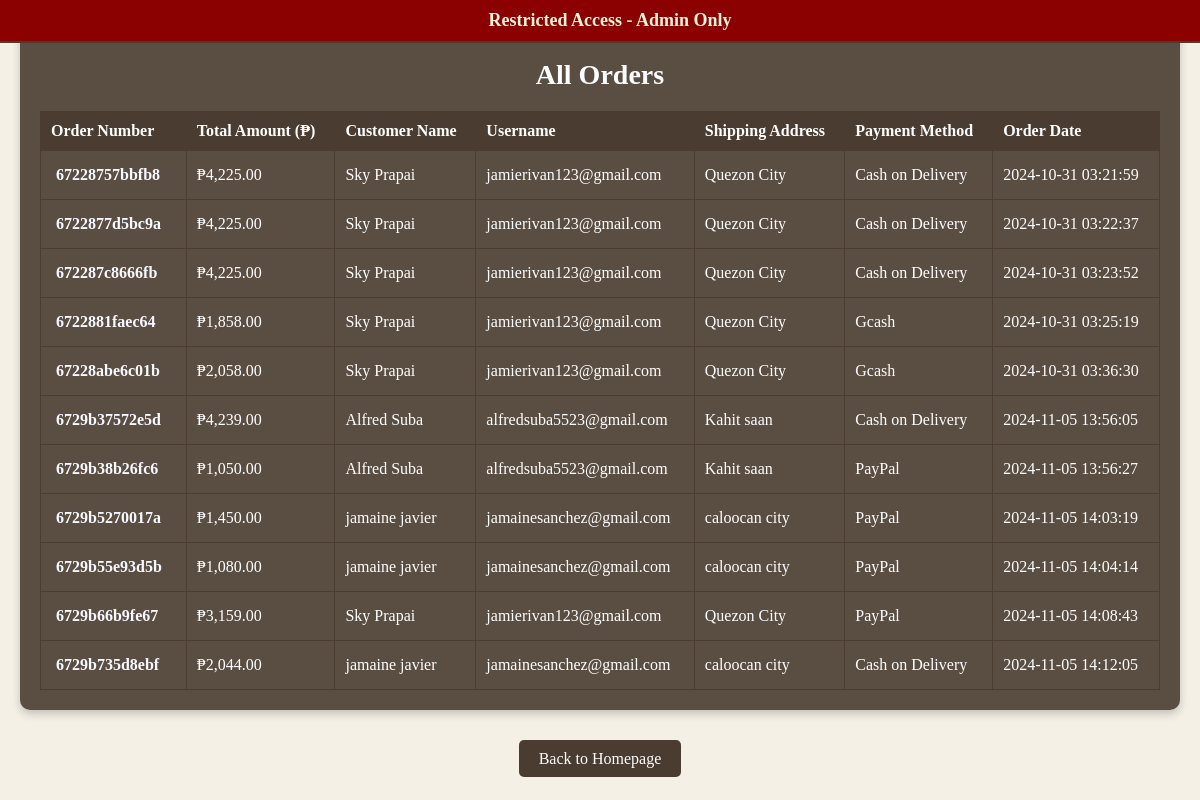
/WBDV_GRP7/adminaccess_orders.php (signed in), run on the app's committed database.
### tables this page shows
CREATE TABLE `orders` (
  `order_id` int(11) NOT NULL auto_increment,
  `user_id` int(11) NOT NULL,
  `order_number` varchar(20) NOT NULL,
  `total_price` decimal(10,2) NOT NULL,
  `payment_method` varchar(20) NOT NULL,
  `order_date` timestamp NOT NULL default CURRENT_TIMESTAMP,
  `address` varchar(255) default NULL,
  PRIMARY KEY  (`order_id`),
  UNIQUE KEY `order_number` (`order_number`),
  KEY `user_id` (`user_id`)
);

CREATE TABLE `users` (
  `id` int(11) NOT NULL auto_increment,
  `firstname` varchar(255) NOT NULL,
  `lastname` varchar(255) NOT NULL,
  `username` varchar(50) NOT NULL,
  `address` varchar(50) NOT NULL,
  `gender` varchar(50) NOT NULL,
  `birthdate` date NOT NULL,
  `phone_number` varchar(255) NOT NULL,
  `password` varchar(255) NOT NULL,
  `profile_picture` varchar(255) NOT NULL,
  `account_status` enum('Active','Pending','Deactivated') default 'Pending',
  `role` enum('member','admin') NOT NULL default 'member',
  PRIMARY KEY  (`id`)
);

### WBDV_GRP7/adminaccess_orders.php (the view, shortened to what this page needs)
<?php
include 'db_connection.php';
$sql_orders = "SELECT orders.order_number, orders.total_price, orders.address, orders.payment_method, orders.order_date,
               users.firstname, users.lastname, users.username
               FROM orders
               JOIN users ON orders.user_id = users.id";
$stmt_orders = $conn->prepare($sql_orders);
$stmt_orders->execute();
$stmt_orders->store_result();
$stmt_orders->bind_result($order_number, $total_price, $address, $payment_method, $order_date, $firstname, $lastname, $username);
?>
<!DOCTYPE html>
<html lang="en">
<head>
    <link rel="stylesheet" href="admin_styles.css">
</head>
<body>
<body class="<?php echo (isset($_SESSION['role']) && $_SESSION['role'] === 'admin') ? 'admin' : ''; ?>">
    <?php if (isset($_SESSION['role']) && $_SESSION['role'] === 'admin'): ?>
        <div class="admin-banner">
            Restricted Access - Admin Only
        </div>
    <?php endif; ?>
    <div class="admin-container">
        <h1>All Orders</h1>
        <?php if ($stmt_orders->num_rows > 0): ?>
            <table>
                <thead>
                    <tr>
                        <th>Order Number</th>
                        <th>Total Amount (₱)</th>
                        <th>Customer Name</th>
                        <th>Username</th>
                        <th>Shipping Address</th>
                        <th>Payment Method</th>
                        <th>Order Date</th>
                    </tr>
                </thead>
                <tbody>
                    <?php while ($stmt_orders->fetch()): ?>
                        <tr>
                            <td><a href="javascript:void(0);" onclick="showOrderDetails('<?php echo $order_number; ?>')"><?php echo htmlspecialchars($order_number); ?></a></td>
                            <td>₱<?php echo htmlspecialchars(number_format($total_price, 2)); ?></td>
                            <td><?php echo htmlspecialchars($firstname . ' ' . $lastname); ?></td>
                            <td><?php echo htmlspecialchars($username); ?></td>
                            <td><?php echo htmlspecialchars($address); ?></td>
                            <td><?php echo htmlspecialchars($payment_method); ?></td>
                            <td><?php echo htmlspecialchars($order_date); ?></td>
                        </tr>
                    <?php endwhile; ?>
                </tbody>
            </table>
        <?php else: ?>
            <p>No orders found.</p>
        <?php endif; ?>
    </div>
<div class="buttons">
        <a href="homepage.php" class="button">Back to Homepage</a>
    </div>
</body>
</html>

### WBDV_GRP7/admin_styles.css (style rules this page uses)
body { font-family: 'Georgia', serif; background-color: #f4f0e6; background-image: url('https://64.media.tumblr.com/c25d3b2f64c96184584b831fba6bb0e2/tumblr_oyfsbzUOey1r9co7bo1_1280.gifv'); background-size: cover; background-position: center; background-repeat: no-repeat; margin: 0; display: flex; flex-direction: column; min-height: 100vh; overflow-x: hidden; }
.admin-container { background-color: rgba(74, 60, 49, 0.9); color: white; margin: 20px; padding: 20px; border-radius: 10px; box-shadow: 0 4px 8px rgba(0, 0, 0, 0.2); backdrop-filter: blur(10px); }
.admin-container h1 { font-size: 28px; font-weight: bold; text-align: center; }
.admin-container table { width: 100%; border-collapse: collapse; margin-top: 20px; }
.admin-container th, .admin-container td { border: 1px solid #4a3c31; padding: 10px; text-align: left; }
.admin-container th { background-color: #4a3c31; color: white; }
.admin-container td a { color: #f8f8ff; text-decoration: none; font-weight: bold; display: inline-block; padding: 5px; border-radius: 5px; transition: background-color 0.3s ease, color 0.3s ease; }
.admin-banner { background-color: #8b0000; color: #f5f5dc; text-align: center; padding: 10px; font-size: 18px; font-weight: bold; border-bottom: 2px solid #4a3c31; position: fixed; width: 100%; top: 0; left: 0; z-index: 1000; }
.buttons { margin-top: 20px; text-align: center; }
.buttons .button { background-color: #4a3c31; color: white; padding: 10px 20px; border: none; border-radius: 5px; cursor: pointer; text-decoration: none; font-size: 16px; transition: background-color 0.3s ease, transform 0.3s ease; }

### data on the page
orders: order_number "67228757bbfb8", total_price "4,225.00", user.lastname "Sky Prapai", user.username "jamierivan123@gmail.com", address "Quezon City", payment_method "Cash on Delivery", order_date "2024-10-31 03:21:59"
orders: order_number "6722877d5bc9a", total_price "4,225.00", user.lastname "Sky Prapai", user.username "jamierivan123@gmail.com", address "Quezon City", payment_method "Cash on Delivery", order_date "2024-10-31 03:22:37"
orders: order_number "672287c8666fb", total_price "4,225.00", user.lastname "Sky Prapai", user.username "jamierivan123@gmail.com", address "Quezon City", payment_method "Cash on Delivery", order_date "2024-10-31 03:23:52"
orders: order_number "6722881faec64", total_price "1,858.00", user.lastname "Sky Prapai", user.username "jamierivan123@gmail.com", address "Quezon City", payment_method "Gcash", order_date "2024-10-31 03:25:19"
orders: order_number "67228abe6c01b", total_price "2,058.00", user.lastname "Sky Prapai", user.username "jamierivan123@gmail.com", address "Quezon City", payment_method "Gcash", order_date "2024-10-31 03:36:30"
orders: order_number "6729b37572e5d", total_price "4,239.00", user.lastname "Alfred Suba", user.username "alfredsuba5523@gmail.com", address "Kahit saan", payment_method "Cash on Delivery", order_date "2024-11-05 13:56:05"
orders: order_number "6729b38b26fc6", total_price "1,050.00", user.lastname "Alfred Suba", user.username "alfredsuba5523@gmail.com", address "Kahit saan", payment_method "PayPal", order_date "2024-11-05 13:56:27"
orders: order_number "6729b5270017a", total_price "1,450.00", user.lastname "jamaine javier", user.username "jamainesanchez@gmail.com", address "caloocan city", payment_method "PayPal", order_date "2024-11-05 14:03:19"
orders: order_number "6729b55e93d5b", total_price "1,080.00", user.lastname "jamaine javier", user.username "jamainesanchez@gmail.com", address "caloocan city", payment_method "PayPal", order_date "2024-11-05 14:04:14"
orders: order_number "6729b66b9fe67", total_price "3,159.00", user.lastname "Sky Prapai", user.username "jamierivan123@gmail.com", address "Quezon City", payment_method "PayPal", order_date "2024-11-05 14:08:43"
orders: order_number "6729b735d8ebf", total_price "2,044.00", user.lastname "jamaine javier", user.username "jamainesanchez@gmail.com", address "caloocan city", payment_method "Cash on Delivery", order_date "2024-11-05 14:12:05"
